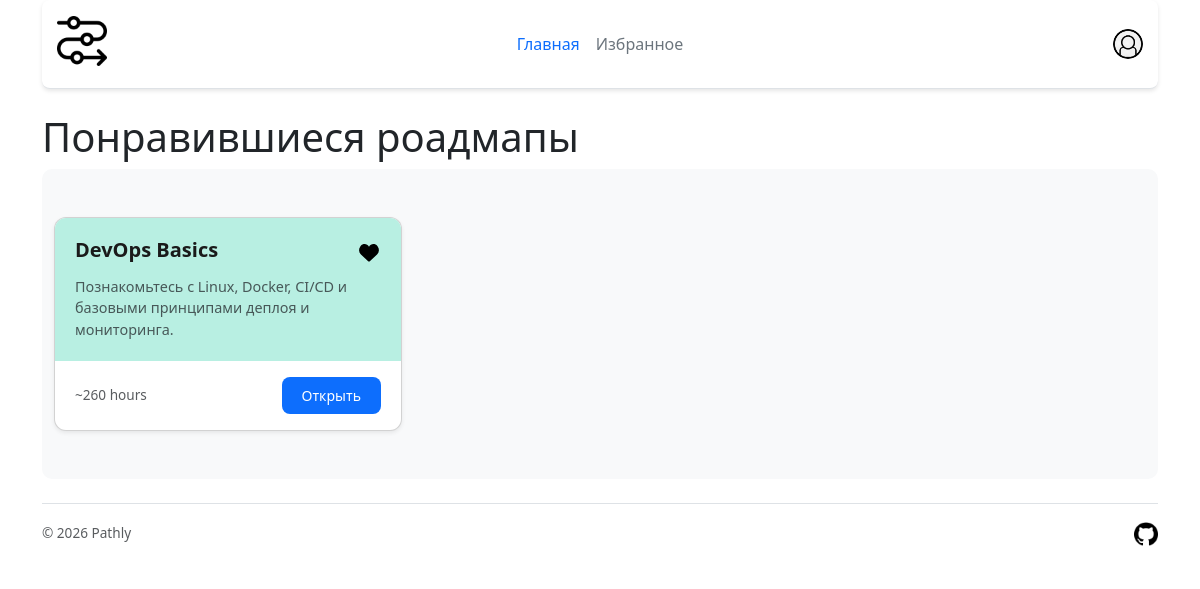
Page /favorites (signed in) on the committed database.
### tables this page shows
CREATE TABLE "roadmaps" (
        id INTEGER PRIMARY KEY AUTOINCREMENT,
        title VARCHAR(255) NOT NULL,
        description TEXT NOT NULL,
        hours INTEGER
    );

### app.py (the view)
@app.route("/favorites")
@login_required
def favorites():
    fav_ids = get_fav_ids(current_user.id)
    roadmaps = get_roadmaps()
    favs_roadmaps = [roadmap for roadmap in roadmaps if roadmap['id'] in fav_ids]
    return render_template("favorites.html", active_page="favorites", roadmaps=favs_roadmaps)

### UserLogin.py (called while the page is built)
    def from_db(self, user):
        self.id = user["id"]
        self.username = user["username"]
        self.password_hash = user["password_hash"]
        return self

### app.py (called while the page is built)
@login_manager.user_loader
def load_user(user_id):
    user = get_user_by_id(user_id)
    if user:
        return UserLogin().from_db(user)
    return None

### db.py (called while the page is built)
def get_db():
    conn = sqlite3.connect(DB_PATH)
    conn.row_factory = sqlite3.Row
    return conn

def get_user_by_id(user_id):
    db = get_db()
    try:
        cursor = db.execute("SELECT * FROM users WHERE id = ? LIMIT 1", (user_id,))
        res = cursor.fetchone()
        if not res:
            return False
        return res
    except sqlite3.Error as e:
        print("Ошибка: " + str(e))
        return None
    finally:
        db.close()

def get_roadmaps():
    db = get_db()
    try:
        cursor = db.execute("SELECT * FROM roadmaps")
        res = cursor.fetchall()
        if not res:
            return False
        return res
    except sqlite3.Error as e:
        print("Ошибка: " + str(e))
        return False
    finally:
        db.close()

def get_fav_ids(user_id):
    db = get_db()
    try:
        cursor = db.execute("SELECT * FROM favorites WHERE user_id = ?", (user_id,))
        res = cursor.fetchall()
        fav_ids = [fav['roadmap_id'] for fav in res]
        if not fav_ids:
            return []
        return fav_ids
    except sqlite3.Error as e:
        print("Ошибка: " + str(e))
        return False
    finally:
        db.close()

### templates/favorites.html (shortened to what this page needs)
{% extends "base.html" %}
{% block content %}
<h1>Понравившиеся роадмапы</h1>
<div class="album py-5 bg-body-tertiary">
    <div class="container">
        {% if roadmaps %}
        <div class="row row-cols-1 row-cols-sm-2 row-cols-md-3 g-4">
            {% for roadmap in roadmaps %}
            <div class="col">
                <div class="card shadow-sm">
                    <div class="card-body">
                        <div class="d-flex justify-content-between align-items-start mb-2">
                            <h5 class="card-title mb-0">{{ roadmap['title'] }}</h5>
                            <button class="favorite-btn is-active" data-id="{{ roadmap.id }}">
                                <img
                                    class="icon"
                                    alt="Избранное"
                                    src="{{ url_for('static', filename='/images/favorite-on.svg') }}"
                                >
                            </button>
                        </div>
                        <p class="card-text text-muted">
                            {{ roadmap['description'] }}
                        </p>
                    </div>
                    <div class="card-footer bg-transparent border-top-0">
                        <div class="d-flex justify-content-between align-items-center">
                            <small class="text-body-secondary">
                                 ~{{ roadmap['hours'] }} hours
                            </small>
                            <a href="{{ url_for('roadmap', roadmap_id=roadmap['id']) }}" class="btn btn-sm btn-primary">
                                Открыть
                            </a>
                        </div>
                    </div>
                </div>
            </div>
            {% endfor %}
        </div>
        {% else %}
            <h6>Упс... Здесь пусто</h6>
        {% endif %}
    </div>
</div>
{% endblock %}

### static/css/main.css (style rules this page uses)
body { min-height: 100vh; display: flex; flex-direction: column; }
.container { flex: 1; }
.icon { width: 24px; height: 24px; transition: transform 0.2s ease; }
.card { transition: transform 0.2s ease, box-shadow 0.2s ease; border-radius: 12px; overflow: hidden; height: 100%; }
.card-body { background-color: rgb(184, 239, 226); padding: 1.25rem; }
.card-title { font-size: 1.25rem; font-weight: 600; color: #1a1a1a; }
.card-text { font-size: 0.9rem; line-height: 1.5; margin-top: 0.75rem; }
.card-footer { background-color: #fff; padding: 1rem 1.25rem; }
.favorite-btn { background: none; border: none; padding: 0; cursor: pointer; transition: transform 0.2s ease, opacity 0.2s ease; }
.favorite-btn.is-active { opacity: 1; }
.btn-primary { background-color: #0d6efd; border: none; padding: 0.5rem 1.25rem; border-radius: 8px; transition: all 0.2s ease; }
.text-body-secondary { color: #6c757d; font-size: 0.85rem; }
.bg-body-tertiary { background-color: #f8f9fa; }
.album { padding-top: 2rem; padding-bottom: 2rem; }
.card-footer { border-top: none; }
.btn-sm { font-size: 0.875rem; font-weight: 500; }
.bg-body-tertiary { border-radius: 10px; }
.col { animation: fadeInUp 0.4s ease forwards; }
.col:nth-child(1) { animation-delay: 0.05s; }

### rows in the picture
roadmaps: title "DevOps Basics", description "Познакомьтесь с Linux, Docker, CI/CD и базовыми принципами деплоя и мониторинга.", hours "260"
